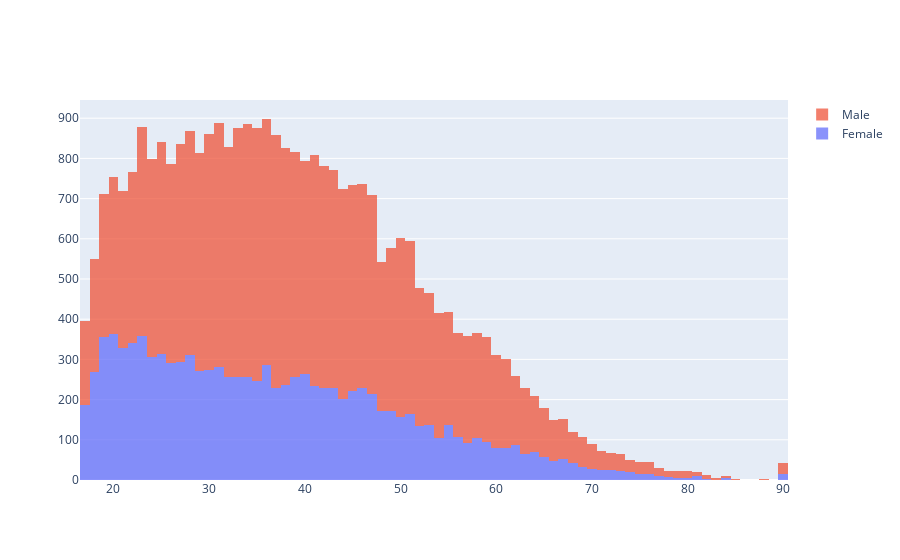

The cell this chart's notebook holds for it:
### Code cell
# import plotly.graph_objects as go

# import numpy as np

# x0 = np.random.randn(500)
# # Add 1 to shift the mean of the Gaussian distribution
# x1 = np.random.randn(500) + 1

# fig = go.Figure()
# fig.add_trace(go.Histogram(x=x0))
# fig.add_trace(go.Histogram(x=x1))

# # Overlay both histograms
fig.update_layout(barmode='stack')
# Reduce opacity to see both histograms
fig.update_traces(opacity=0.75)
fig.show()

### Figure 1 — Plotly figure (JSON) as saved in the notebook; plotly's stock layout.template omitted (floating-point values rounded to 4 significant figures; data arrays with more than 128 entries replaced by an {"elided": "..."} marker saying what was removed)
{"data": [{"name": "Female", "opacity": 0.75, "type": "histogram", "x": {"elided": "10771 int values"}}, {"name": "Male", "opacity": 0.75, "type": "histogram", "x": {"elided": "21790 int values"}}], "layout": {"autosize": true, "barmode": "stack", "xaxis": {"autorange": true, "range": [16.5, 90.5], "type": "linear"}, "yaxis": {"autorange": true, "range": [0, 945.3]}}}
